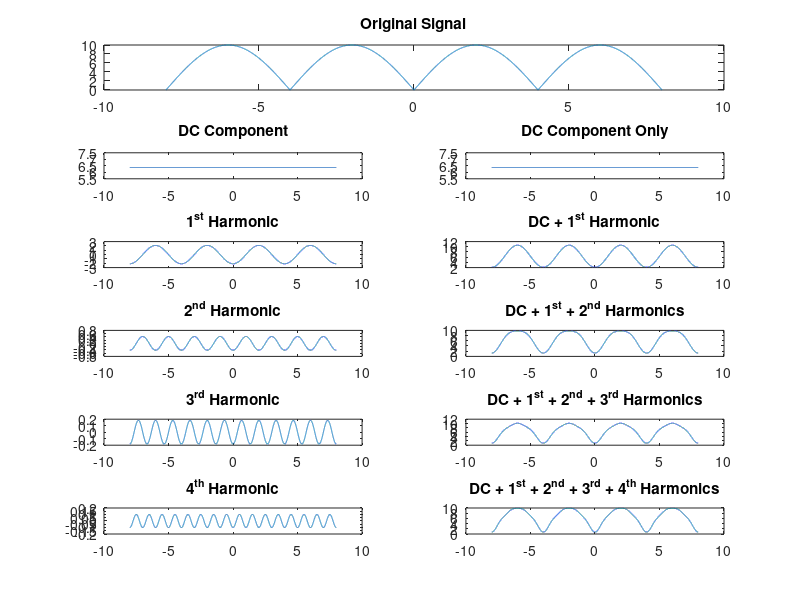
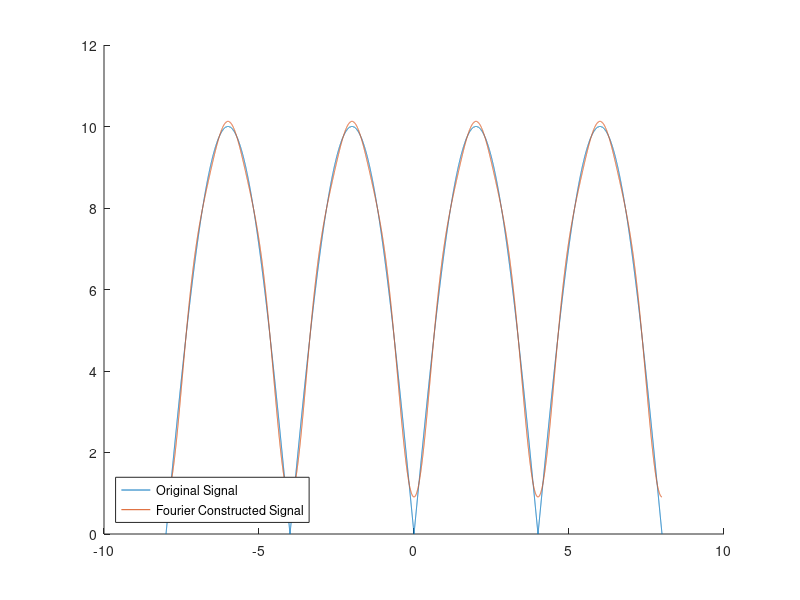

Here is the MATLAB script that generated these plots, in order:
clc; clear all; close all;

T0 = 4;
T_Sin = 8;
f0 = 1/T0;
Omega0 = (2*pi)/T0;

time = -8:0.001:8;
f_sin = 10*sin((2*pi*time)/T_Sin);
Original_Signal = 10*abs(sin((pi*time)/4));
figure; subplot(6,2,[1,2]);
plot(time,Original_Signal); title('Original Signal');
K = 0:1:8;
%A = (10./(pi+2*pi.*K)) + (10./(pi-2*pi.*K))
A_K = (20./(pi-4*pi.*K.^2));

DC_Term = A_K(0+1).*ones(size(time));
Harmonic1 = A_K(1+1).*cos((Omega0*time.*K(1+1)));
Harmonic2 = A_K(2+1).*cos((Omega0*time.*K(2+1)));
Harmonic3 = A_K(3+1).*cos((Omega0*time.*K(3+1)));
Harmonic4 = A_K(4+1).*cos((Omega0*time.*K(4+1)));
%Harmonic5 = A_K(5+1).*cos((Omega0*time.*K(5+1)));

subplot(6,2,3);  plot(time,DC_Term); title('DC Component');
subplot(6,2,4);  plot(time,DC_Term); title('DC Component Only');
subplot(6,2,5);  plot(time,Harmonic1); title('1^{st} Harmonic');
subplot(6,2,6);  plot(time,DC_Term + 2*(Harmonic1)); title('DC + 1^{st} Harmonic');
subplot(6,2,7);  plot(time,Harmonic2); title('2^{nd} Harmonic');
subplot(6,2,8);  plot(time,DC_Term + 2*(Harmonic1 + Harmonic2)); title('DC + 1^{st} + 2^{nd} Harmonics');
subplot(6,2,9);  plot(time,Harmonic3); title('3^{rd} Harmonic');
subplot(6,2,10); plot(time,DC_Term + 2*(Harmonic1 + Harmonic2 + Harmonic3)); title('DC + 1^{st} + 2^{nd} + 3^{rd} Harmonics');
subplot(6,2,11); plot(time,Harmonic4); title('4^{th} Harmonic');
subplot(6,2,12); plot(time,DC_Term + 2*(Harmonic1 + Harmonic2 + Harmonic3 + Harmonic4)); title('DC + 1^{st} + 2^{nd} + 3^{rd} + 4^{th} Harmonics');

figure;
%subplot(7,2,[13,14]); 
hold on; plot(time,Original_Signal); plot(time,DC_Term + 2*(Harmonic1 + Harmonic2 + Harmonic3));
legend('Original Signal', 'Fourier Constructed Signal', 'Location', 'Southwest');